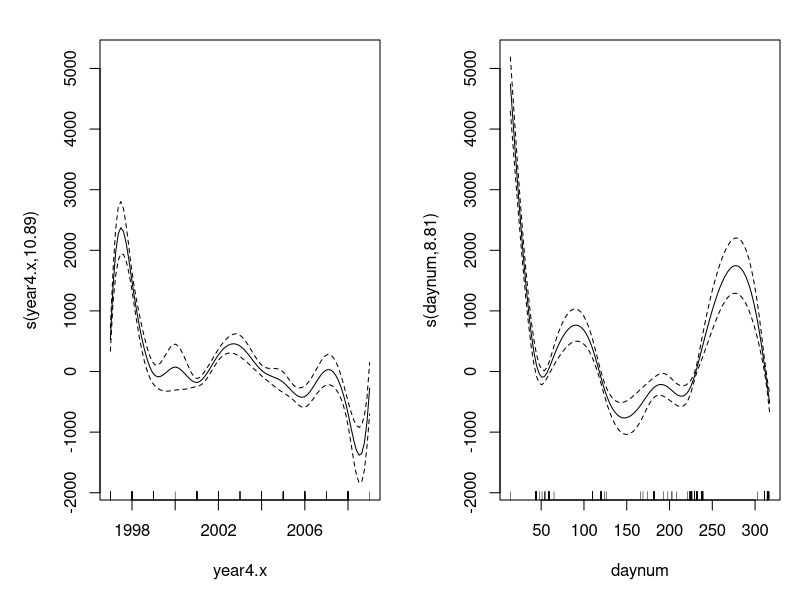
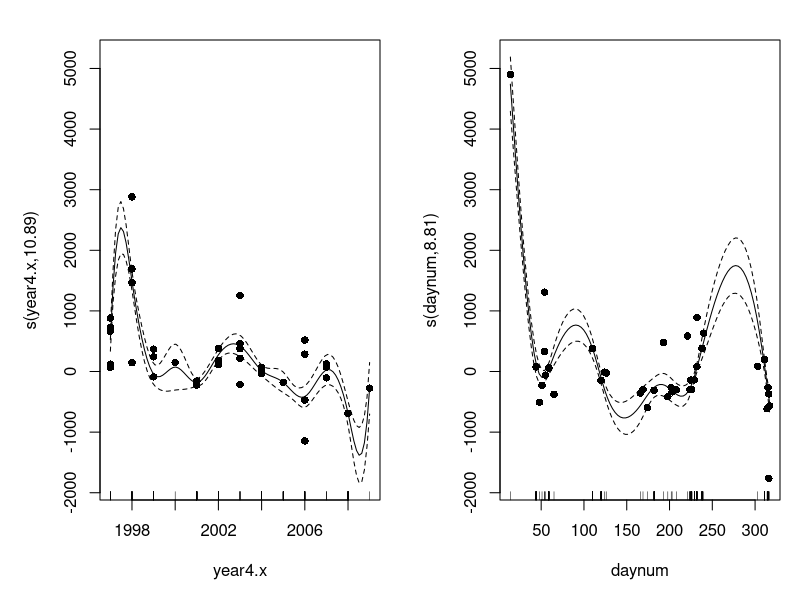

These figures' R source, in order: (Note: this script raises an error after producing the figures.)
library(tidyverse)
library(lubridate)
library(ggplot2)
library(mgcv)

Microcystisyears <- read_csv("Microcystis_lte_lite3_chloro_datayearonly.csv", 
                            col_types = cols(X1 = col_skip(), X1.x = col_skip(), 
                                             daynum = col_skip(), sampledate = col_date(format = "%m/%d/%Y")))

##Add in daynumber        
Microcystisyears$daynum<- yday(Microcystisyears$sampledate)
Microcystisyears
######daynumb

Microcystisexperience <- gam(CellBioVol ~ s(year4.x, bs = "gp")+ s(daynum), data=Microcystisyears)
mirco<-plot(Microcystisexperience, page=1)
mirco<- plot(Microcystisexperience,pages=1,residuals=TRUE,all.terms=TRUE, pch=16)

micro
summary(Microcystisexperience)

